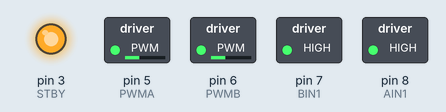
Simulated run of this sketch. Board: Arduino Uno, built with avr-gcc and run on an emulated ATmega328P. Shown: switched loads named in the sketch (green lamp = pin HIGH), output pins drawn as LEDs (lit = HIGH).

Above: at 1.8 s.
At 3.8 s:
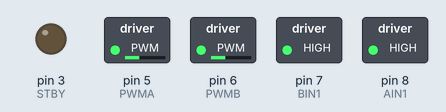
At 4.4 s:
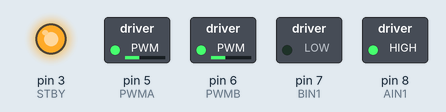
At 4.9 s:
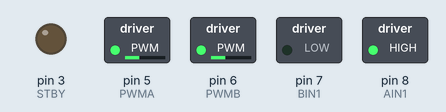
Timing chart, 0 to 6.0 s (numbered marks = the images above):
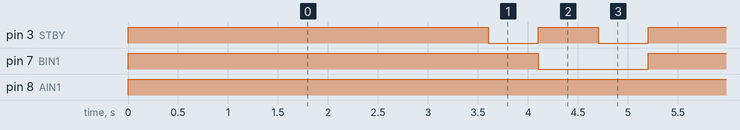

Measured:
- by itself, pin 3 (STBY): repeats every 5.2 s: LOW 0.50 s, HIGH 0.60 s, LOW 0.50 s, HIGH 3.6 s
- by itself, pin 7 (BIN1): alternates HIGH for 4.1 s and LOW for 1.1 s
- by itself, pin 8 (AIN1): LOW → HIGH at 0.00 s

The sketch:

task4.ino
```cpp
/*****Define pins used by motor driver*****/
#define PWMA 5
#define PWMB 6
#define STBY 3
#define AIN1 8
#define BIN1 7

/*****Motion objects*****/
void forward(){
  digitalWrite(STBY,HIGH);
  digitalWrite(AIN1,HIGH);
  digitalWrite(BIN1,HIGH);
}

void backward(){
  digitalWrite(STBY,HIGH);
  digitalWrite(AIN1,LOW);
  digitalWrite(BIN1,LOW);
}

void stop(){
  digitalWrite(STBY,LOW);
}

void turnRight(){
  digitalWrite(STBY,HIGH);
  digitalWrite(AIN1,HIGH);
  digitalWrite(BIN1,LOW);
}

void turnLeft(){
  digitalWrite(STBY,HIGH);
  digitalWrite(AIN1,LOW);
  digitalWrite(BIN1,HIGH);
}

/*****MAIN PROGRAM*****/
void setup() {
  // put your setup code here, to run once:
  pinMode(PWMA,OUTPUT);
  pinMode(PWMB,OUTPUT);
  pinMode(AIN1,OUTPUT);
  pinMode(BIN1,OUTPUT);
  pinMode(STBY,OUTPUT);
  analogWrite(PWMA, 90);
  analogWrite(PWMB, 90);
}

void loop() {
  // put your main code here, to run repeatedly:
  forward();           //move forward for 138 cm
  delay(3600);         //stop at p2
  stop();
  delay(500);
  turnRight();         //turn left
  delay(600);         //stop at 90 deg
  stop();
  delay(500);
}
```
